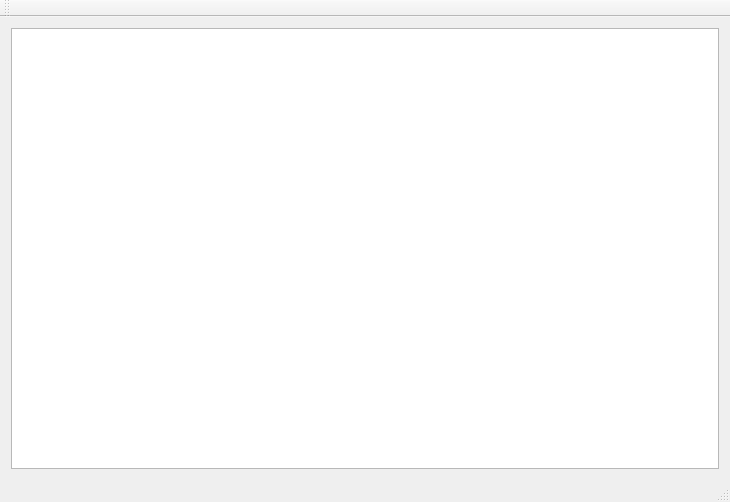
<?xml version="1.0" encoding="UTF-8"?>
<ui version="4.0">
 <class>MainWindow</class>
 <widget class="QMainWindow" name="MainWindow">
  <property name="geometry">
   <rect>
    <x>0</x>
    <y>0</y>
    <width>730</width>
    <height>502</height>
   </rect>
  </property>
  <property name="windowTitle">
   <string>MainWindow</string>
  </property>
  <widget class="QWidget" name="centralWidget">
   <layout class="QVBoxLayout" name="verticalLayout">
    <item>
     <widget class="QTableWidget" name="tableWidget"/>
    </item>
   </layout>
  </widget>
  <widget class="QMenuBar" name="menuBar">
   <property name="geometry">
    <rect>
     <x>0</x>
     <y>0</y>
     <width>730</width>
     <height>24</height>
    </rect>
   </property>
  </widget>
  <widget class="QToolBar" name="mainToolBar">
   <attribute name="toolBarArea">
    <enum>TopToolBarArea</enum>
   </attribute>
   <attribute name="toolBarBreak">
    <bool>false</bool>
   </attribute>
  </widget>
  <widget class="QStatusBar" name="statusBar"/>
 </widget>
 <layoutdefault spacing="6" margin="11"/>
 <resources/>
 <connections/>
</ui>
